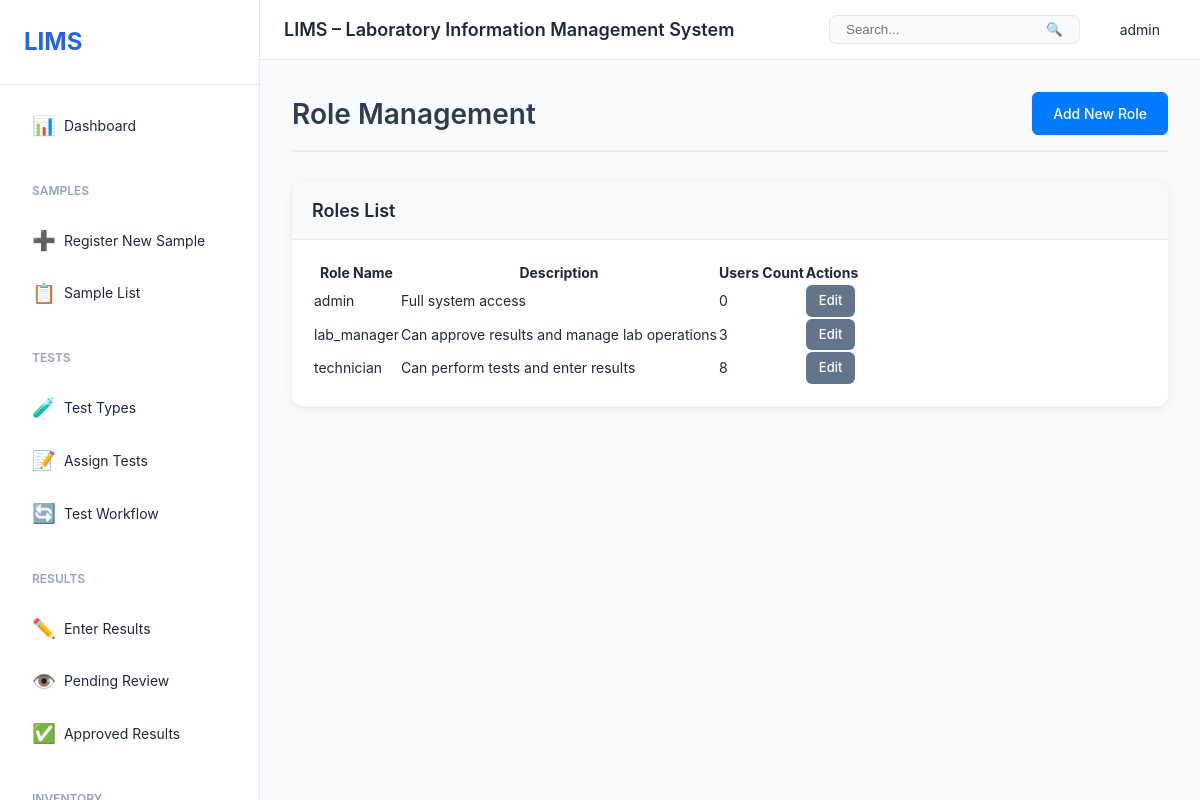
Screenshot of /auth/roles/ (signed in) with the database file from the repository.
### users/models.py (models this page shows, shortened)
class User(AbstractUser):
    role = models.ForeignKey(Role, on_delete=models.SET_NULL, null=True, blank=True)
    phone = models.CharField(max_length=20, blank=True)
    department = models.CharField(max_length=100, blank=True)
    employee_id = models.CharField(max_length=50, blank=True, unique=True)
    is_active = models.BooleanField(default=True)
    created_at = models.DateTimeField(auto_now_add=True)
    updated_at = models.DateTimeField(auto_now=True)
    class Meta:
        db_table = 'users'
        ordering = ['username']

class Role(models.Model):
    ROLE_CHOICES = [
        ('admin', 'Administrator'),
        ('lab_manager', 'Lab Manager'),
        ('technician', 'Lab Technician'),
        ('reviewer', 'Results Reviewer'),
        ('viewer', 'Viewer'),
    ]
    name = models.CharField(max_length=50, choices=ROLE_CHOICES, unique=True)
    description = models.TextField(blank=True)
    can_register_samples = models.BooleanField(default=False)
    can_assign_tests = models.BooleanField(default=False)
    can_enter_results = models.BooleanField(default=False)
    can_approve_results = models.BooleanField(default=False)
    can_manage_inventory = models.BooleanField(default=False)
    can_manage_instruments = models.BooleanField(default=False)
    can_view_reports = models.BooleanField(default=True)
    can_manage_users = models.BooleanField(default=False)
    created_at = models.DateTimeField(auto_now_add=True)
    updated_at = models.DateTimeField(auto_now=True)
    class Meta:
        db_table = 'roles'
        ordering = ['name']

### users/views.py (the view)
# urls.py: path('roles/', views.role_list, name='role_list'),
@login_required
@user_passes_test(is_admin)
def role_list(request):
    roles = Role.objects.all()
    return render(request, 'users/role_list.html', {'roles': roles})

### users/views.py (called while the page is built)
def is_admin(user):
    return user.is_superuser or (user.role and user.role.can_manage_users)

### templates/users/role_list.html (shortened to what this page needs)
{% extends 'base.html' %}
{% block content %}
<div class="page-header">
    <h1>Role Management</h1>
    <a href="{% url 'users:role_create' %}" class="btn btn-primary">Add New Role</a>
</div>
<div class="card">
    <div class="card-header">
        <h3>Roles List</h3>
    </div>
    <div class="card-body">
        {% if roles %}
        <table class="data-table">
            <thead>
                <tr>
                    <th>Role Name</th>
                    <th>Description</th>
                    <th>Users Count</th>
                    <th>Actions</th>
                </tr>
            </thead>
            <tbody>
                {% for role in roles %}
                <tr>
                    <td>{{ role.name }}</td>
                    <td>{{ role.description|default:'-' }}</td>
                    <td>{{ role.user_set.count }}</td>
                    <td>
                        <a href="{% url 'users:role_edit' role.pk %}" class="btn btn-sm btn-secondary">Edit</a>
                    </td>
                </tr>
                {% endfor %}
            </tbody>
        </table>
        {% else %}
        <p class="text-muted">No roles found.</p>
        {% endif %}
    </div>
</div>
{% endblock %}

### templates/base.html (shortened to what this page needs)
{% load static %}
<!DOCTYPE html>
<html lang="en">
<head>
    <link rel="stylesheet" href="{% static 'css/style.css' %}">
    <link rel="stylesheet" href="{% static 'css/labs.css' %}">
    <link rel="stylesheet" href="https://cdnjs.cloudflare.com/ajax/libs/font-awesome/5.15.4/css/all.min.css">
</head>
<body>
    <div class="layout">
        <aside class="sidebar" id="sidebar">
            <div class="sidebar-header">
                <h2>LIMS</h2>
            </div>
            <nav class="sidebar-nav">
                <a href="{% url 'dashboard:dashboard' %}" class="nav-item {% if request.resolver_match.url_name == 'dashboard' %}active{% endif %}">
                    <span class="icon">📊</span>
                    <span>Dashboard</span>
                </a>
                <div class="nav-group">
                    <div class="nav-group-title">Samples</div>
                    <a href="{% url 'samples:sample_create' %}" class="nav-item">
                        <span class="icon">➕</span>
                        <span>Register New Sample</span>
                    </a>
                    <a href="{% url 'samples:sample_list' %}" class="nav-item">
                        <span class="icon">📋</span>
                        <span>Sample List</span>
                    </a>
                </div>
                <div class="nav-group">
                    <div class="nav-group-title">Tests</div>
                    <a href="{% url 'tests:test_type_list' %}" class="nav-item">
                        <span class="icon">🧪</span>
                        <span>Test Types</span>
                    </a>
                    <a href="{% url 'tests:assign_test' %}" class="nav-item">
                        <span class="icon">📝</span>
                        <span>Assign Tests</span>
                    </a>
                    <a href="{% url 'tests:test_workflow' %}" class="nav-item">
                        <span class="icon">🔄</span>
                        <span>Test Workflow</span>
                    </a>
                </div>
                <div class="nav-group">
                    <div class="nav-group-title">Results</div>
                    <a href="{% url 'results:result_list' %}" class="nav-item">
                        <span class="icon">✏️</span>
                        <span>Enter Results</span>
                    </a>
                    <a href="{% url 'results:review_results' %}" class="nav-item">
                        <span class="icon">👁️</span>
                        <span>Pending Review</span>
                    </a>
                    <a href="{% url 'results:approved_results' %}" class="nav-item">
                        <span class="icon">✅</span>
                        <span>Approved Results</span>
                    </a>
                </div>
                <div class="nav-group">
                    <div class="nav-group-title">Inventory</div>
                </div>
            </nav>
        </aside>
        <div class="main-content">
            <header class="top-header">
                <div class="header-left">
                    <h1>LIMS – Laboratory Information Management System</h1>
                </div>
                <div class="header-right">
                    <div class="search-box">
                        <input type="text" placeholder="Search..." id="globalSearch">
                        <button>🔍</button>
                    </div>
                    <div class="user-menu">
                        <span>{{ user.get_full_name|default:user.username }}</span>
                    </div>
                </div>
            </header>
            <div class="page-content">
                {% block content %}{% endblock %}
            </div>
        </div>
    </div>
</body>
</html>

### static/css/style.css (style rules this page uses)
* { margin: 0; padding: 0; box-sizing: border-box; }
:root { --primary-color: #2563eb; --secondary-color: #64748b; --success-color: #10b981; --warning-color: #f59e0b; --danger-color: #ef4444; --info-color: #3b82f6; --bg-primary: #ffffff; --bg-secondary: #f8fafc; --bg-tertiary: #f1f5f9; --border-color: #e2e8f0; --text-primary: #1e293b; --text-secondary: #64748b; --text-muted: #94a3b8; --spacing-xs: 0.25rem; --spacing-sm: 0.5rem; --spacing-md: 1rem; --spacing-lg: 1.5rem; --spacing-xl: 2rem; --shadow-sm: 0 1px 2px rgba(0, 0, 0, 0.05); --shadow-md: 0 4px 6px rgba(0, 0, 0, 0.07); --shadow-lg: 0 10px 15px rgba(0, 0, 0, 0.1); --radius-sm: 0.25rem; --radius-md: 0.5rem; --radius-lg: 0.75rem; --sidebar-width: 260px; --header-height: 60px; }
body { font-family: 'Inter', -apple-system, BlinkMacSystemFont, 'Segoe UI', 'Roboto', sans-serif; font-size: 14px; line-height: 1.5; color: var(--text-primary); background-color: var(--bg-secondary); }
a { color: var(--primary-color); text-decoration: none; }
.layout { display: flex; min-height: 100vh; }
.sidebar { width: var(--sidebar-width); background: var(--bg-primary); border-right: 1px solid var(--border-color); position: fixed; height: 100vh; overflow-y: auto; z-index: 1000; }
.sidebar-header { padding: var(--spacing-lg); border-bottom: 1px solid var(--border-color); }
.sidebar-header h2 { font-size: 1.5rem; font-weight: 700; color: var(--primary-color); }
.sidebar-nav { padding: var(--spacing-md); }
.nav-item { display: flex; align-items: center; padding: 0.625rem var(--spacing-md); margin-bottom: var(--spacing-xs); color: var(--text-primary); border-radius: var(--radius-md); transition: all 0.2s; }
.nav-item .icon { margin-right: var(--spacing-sm); font-size: 1.2rem; }
.nav-group { margin-top: var(--spacing-lg); }
.nav-group-title { font-size: 0.75rem; font-weight: 600; text-transform: uppercase; color: var(--text-muted); padding: var(--spacing-sm) var(--spacing-md); margin-bottom: var(--spacing-sm); }
.main-content { flex: 1; margin-left: var(--sidebar-width); display: flex; flex-direction: column; }
.top-header { height: var(--header-height); background: var(--bg-primary); border-bottom: 1px solid var(--border-color); display: flex; align-items: center; justify-content: space-between; padding: 0 var(--spacing-lg); position: sticky; top: 0; z-index: 999; }
.header-left { display: flex; align-items: center; gap: var(--spacing-md); }
.header-left h1 { font-size: 1.125rem; font-weight: 600; color: var(--text-primary); }
.header-right { display: flex; align-items: center; gap: var(--spacing-lg); }
.search-box { display: flex; align-items: center; background: var(--bg-secondary); border: 1px solid var(--border-color); border-radius: var(--radius-md); padding: 0.375rem var(--spacing-sm); }
.search-box input { border: none; background: none; outline: none; padding: 0 var(--spacing-sm); min-width: 200px; }
.search-box button { background: none; border: none; cursor: pointer; padding: 0 var(--spacing-sm); }
.user-menu { position: relative; cursor: pointer; padding: var(--spacing-sm) var(--spacing-md); border-radius: var(--radius-md); }
.page-content { flex: 1; padding: var(--spacing-xl); }
.card { background: var(--bg-primary); border: 1px solid var(--border-color); border-radius: var(--radius-lg); box-shadow: var(--shadow-sm); margin-bottom: var(--spacing-lg); }
.card-header { padding: var(--spacing-lg); border-bottom: 1px solid var(--border-color); }
.card-header h3 { font-size: 1.125rem; font-weight: 600; }
.card-body { padding: var(--spacing-lg); }
.btn { display: inline-block; padding: 0.5rem 1rem; font-size: 0.875rem; font-weight: 500; border-radius: var(--radius-md); border: 1px solid transparent; cursor: pointer; transition: all 0.2s; text-align: center; }
.btn-primary { background: var(--primary-color); color: white; }
.btn-secondary { background: var(--secondary-color); color: white; }
.btn-sm { padding: 0.25rem 0.5rem; font-size: 0.75rem; }
.page-header { display: flex; justify-content: space-between; align-items: center; margin-bottom: var(--spacing-xl); }

### rows the page displays
User: get_full_name "admin"
Role: name "admin", description "Full system access", user_set.count "0"
Role: name "lab_manager", description "Can approve results and manage lab operations", user_set.count "3"
Role: name "technician", description "Can perform tests and enter results", user_set.count "8"
